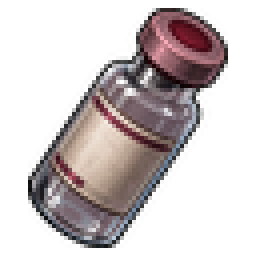
#> input picture source/textures/vial/items/antinarc/icon.png, 64 x 64 px, found by its file name (shown 4 times larger)
$ python recolor_dart_syringe_poisons.py
#> lines starting #> are read from the running program, lines starting #| are printed output that depends on the picture
from __future__ import annotations

import colorsys
import math
from pathlib import Path

from PIL import Image, ImageDraw


PROJECT_ROOT = Path(__file__).resolve().parents[4]
DART_DIR = PROJECT_ROOT / "source" / "textures" / "dart_syringe"
ITEMS_DIR = DART_DIR / "items"

POISON_COLORS: dict[str, tuple[int, int, int]] = {
    "cyanide": (0, 190, 180),
    "sufforin": (35, 120, 190),
    "morbusine": (45, 150, 85),
    "deliriumine": (145, 95, 45),
    "paralyzant": (45, 115, 165),
    "radiotoxin": (185, 125, 5),
    "huskeggs": (115, 115, 115),
    "sulphuricacidsyringe": (190, 45, 40),
    "raptorbaneextract": (190, 15, 90),
    "europabrew": (65, 55, 70),
    "chloralhydrate": (140, 155, 45),
}

CHAMBER_COLORS: dict[str, tuple[int, int, int]] = {
    "cyanide": (127, 222, 216),
    "sufforin": (111, 169, 216),
    "morbusine": (131, 196, 147),
    "deliriumine": (196, 154, 98),
    "paralyzant": (124, 169, 201),
    "radiotoxin": (214, 178, 58),
    "huskeggs": (168, 173, 176),
    "sulphuricacidsyringe": (216, 120, 88),
    "raptorbaneextract": (214, 90, 149),
    "europabrew": (139, 120, 148),
    "chloralhydrate": (185, 196, 93),
}

PARALYZANT_BAND_COLOR = (210, 170, 55)
PARALYZANT_FEATHER_COLORS = [
    (55, 145, 210),
    (210, 170, 55),
    (55, 145, 210),
    (210, 170, 55),
    (55, 145, 210),
]


def is_red_accent(pixel: tuple[int, int, int, int]) -> bool:
    r, g, b, a = pixel
    return a > 0 and r > 75 and r > g * 1.25 and r > b * 1.15 and r - max(g, b) > 18


def is_blue_chamber(pixel: tuple[int, int, int, int]) -> bool:
    r, g, b, a = pixel
    return a > 0 and b > 70 and b > r * 1.12 and b > g * 0.82 and b - r > 18


def recolor_hue(
    image: Image.Image,
    target: tuple[int, int, int],
    predicate,
    source_value: float,
    saturation_bias: float,
) -> Image.Image:
    image = image.convert("RGBA")
    out = Image.new("RGBA", image.size, (0, 0, 0, 0))
    target_h, target_s, target_v = colorsys.rgb_to_hsv(*(channel / 255 for channel in target))

    for y in range(image.height):
        for x in range(image.width):
            r, g, b, a = image.getpixel((x, y))
            if not predicate((r, g, b, a)):
                out.putpixel((x, y), (r, g, b, a))
                continue

            _, source_s, source_v = colorsys.rgb_to_hsv(r / 255, g / 255, b / 255)
            new_s = max(0.05, min(1.0, target_s * (saturation_bias + source_s * 0.45)))
            new_v = max(0.05, min(1.0, source_v * target_v / source_value))
            nr, ng, nb = colorsys.hsv_to_rgb(target_h, new_s, new_v)
            out.putpixel((x, y), (round(nr * 255), round(ng * 255), round(nb * 255), a))

    return out


def recolor_dart(
    image: Image.Image,
    accent_color: tuple[int, int, int],
    chamber_color: tuple[int, int, int],
) -> Image.Image:
    out = recolor_hue(image, accent_color, is_red_accent, source_value=0.82, saturation_bias=0.65)
    return recolor_hue(out, chamber_color, is_blue_chamber, source_value=0.72, saturation_bias=0.42)


def red_components(image: Image.Image) -> list[list[tuple[int, int]]]:
    image = image.convert("RGBA")
    red_pixels = {
        (x, y)
        for y in range(image.height)
        for x in range(image.width)
        if is_red_accent(image.getpixel((x, y)))
    }
    components: list[list[tuple[int, int]]] = []
    while red_pixels:
        start = red_pixels.pop()
        stack = [start]
        component = [start]
        while stack:
            x, y = stack.pop()
            for nx in (x - 1, x, x + 1):
                for ny in (y - 1, y, y + 1):
                    if (nx, ny) in red_pixels:
                        red_pixels.remove((nx, ny))
                        stack.append((nx, ny))
                        component.append((nx, ny))
        components.append(component)
    return sorted(components, key=len, reverse=True)


def recolor_paralyzant(image: Image.Image) -> Image.Image:
    image = recolor_hue(
        image,
        CHAMBER_COLORS["paralyzant"],
        is_blue_chamber,
        source_value=0.72,
        saturation_bias=0.42,
    )
    out = image.copy()
    components = red_components(image)
    if not components:
        return out

    tail_component = components[0]
    tail_set = set(tail_component)
    xs = [x for x, _ in tail_component]
    ys = [y for _, y in tail_component]
    min_x = min(xs)
    max_x = max(xs)
    min_y = min(ys)
    max_y = max(ys)
    span = max(1, max_x - min_x + 1)
    vertical_tail = max_y - min_y > span * 1.4
    feather_positions: dict[tuple[int, int], float] = {}

    if vertical_tail:
        for x, y in tail_component:
            feather_positions[(x, y)] = (x - min_x) / span
    else:
        base_x = min_x + span * 0.08
        base_y = max_y - (max_y - min_y) * 0.08
        angles = []
        for x, y in tail_component:
            angle = math.atan2(base_y - y, x - base_x)
            angles.append(angle)
            feather_positions[(x, y)] = angle
        min_angle = min(angles)
        angle_span = max(0.001, max(angles) - min_angle)
        for position, angle in list(feather_positions.items()):
            feather_positions[position] = (angle - min_angle) / angle_span

    for y in range(image.height):
        for x in range(image.width):
            pixel = image.getpixel((x, y))
            if not is_red_accent(pixel):
                continue
            if (x, y) in tail_set:
                feather_position = feather_positions[(x, y)]
                palette_index = min(len(PARALYZANT_FEATHER_COLORS) - 1, max(0, int(feather_position * len(PARALYZANT_FEATHER_COLORS))))
                target = PARALYZANT_FEATHER_COLORS[palette_index]
            else:
                target = PARALYZANT_BAND_COLOR

            single = Image.new("RGBA", (1, 1), pixel)
            recolored = recolor_hue(
                single,
                target,
                lambda p: True,
                source_value=0.82,
                saturation_bias=0.65,
            )
            out.putpixel((x, y), recolored.getpixel((0, 0)))

    return out


def build_preview(identifiers: list[str]) -> None:
    icons = [Image.open(ITEMS_DIR / ident / "icon.png").convert("RGBA") for ident in identifiers]
    sprites = [Image.open(ITEMS_DIR / ident / "sprite.png").convert("RGBA") for ident in identifiers]
    cell_w = 84
    cell_h = 150
    sheet = Image.new("RGBA", (cell_w * len(identifiers), cell_h), (255, 255, 255, 255))
    draw = ImageDraw.Draw(sheet)

    for index, ident in enumerate(identifiers):
        x = index * cell_w
        icon = icons[index]
        sprite = sprites[index]
        sheet.alpha_composite(icon.resize((64, 64), Image.Resampling.NEAREST), (x + 10, 0))
        sprite_preview = sprite.resize((sprite.width * 2, sprite.height * 2), Image.Resampling.NEAREST)
        sheet.alpha_composite(sprite_preview, (x + (cell_w - sprite_preview.width) // 2, 58))
        draw.text((x + 2, cell_h - 12), ident[:12], fill=(0, 0, 0, 255))

    sheet.save(DART_DIR / "poison_dart_preview.png")


def main() -> None:
    base_icon = Image.open(DART_DIR / "icon.png").convert("RGBA")
#> base_icon is the input picture: PIL image 64x64 RGBA; mean R, G, B, A 49.3, 41.5, 42, 97.8
    base_sprite = Image.open(DART_DIR / "sprite.png").convert("RGBA")
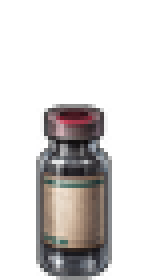
#> input picture source/textures/vial/items/antinarc/sprite.png, 38 x 70 px, found by its file name (shown 4 times larger)
#> base_sprite is the input picture: PIL image 38x70 RGBA; mean R, G, B, A 29.9, 27.3, 26.5, 67.5

    identifiers = list(POISON_COLORS)
    for ident, color in POISON_COLORS.items():
        item_dir = ITEMS_DIR / ident
        item_dir.mkdir(parents=True, exist_ok=True)
        chamber_color = CHAMBER_COLORS[ident]
        if ident == "paralyzant":
            recolor_paralyzant(base_icon).save(item_dir / "icon.png")
            recolor_paralyzant(base_sprite).save(item_dir / "sprite.png")
        else:
            recolor_dart(base_icon, color, chamber_color).save(item_dir / "icon.png")
            recolor_dart(base_sprite, color, chamber_color).save(item_dir / "sprite.png")
#> this loop made 11 passes
#> pass 1, in recolor_dart, `out = recolor_hue(image, accent_color, is_red_accent, source_value=0.8..`:
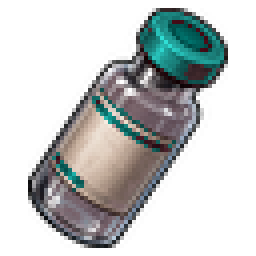
#> out: PIL image 64x64 RGBA (shown 4 times larger); mean R, G, B, A 40.9, 44.6, 44.1, 97.8; transparent parts drawn white
#> pass 1, in main, `recolor_dart(base_icon, color, chamber_color).save(item_dir / "icon.pn..`:
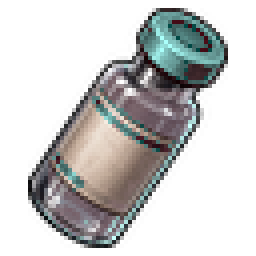
#> saved as icon.png: PIL image 64x64 RGBA (shown 4 times larger); mean R, G, B, A 46.7, 47.1, 46.5, 97.8; transparent parts drawn white

    build_preview(identifiers)
#> in build_preview, `icons = [Image.open(ITEMS_DIR / ident / "icon.png").convert("RGBA") fo..`: icons = 11 items
#> in build_preview, `sheet = Image.new("RGBA", (cell_w * len(identifiers), cell_h), (255, 2..`: sheet: PIL image 924x150 RGBA; every value is 255
#> the loop in build_preview, `for index, ident in enumerate(identifiers):` made 11 passes
#> pass 1, in build_preview, `sprite = sprites[index]`:
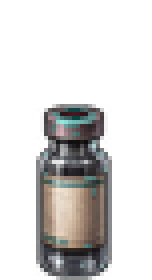
#> sprite: PIL image 38x70 RGBA (shown 4 times larger); mean R, G, B, A 29.6, 28.6, 27.6, 67.5; transparent parts drawn white
#> after the loop in build_preview, `for index, ident in enumerate(identifiers):`:
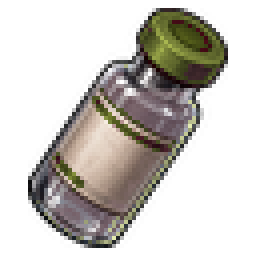
#> icon: PIL image 64x64 RGBA (shown 4 times larger); mean R, G, B, A 46.7, 43.3, 37.9, 97.8; transparent parts drawn white
#> after the loop in build_preview, `for index, ident in enumerate(identifiers):`:
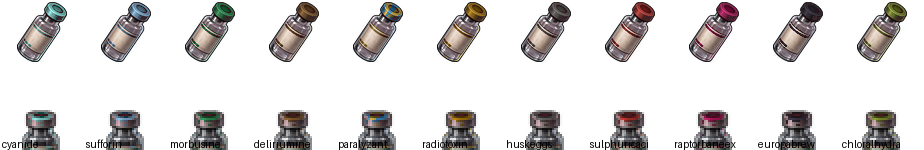
#> sheet: PIL image 924x150 RGBA; mean R, G, B, A 220.5, 218.5, 218.1, 255
#> after the loop in build_preview, `for index, ident in enumerate(identifiers):`:
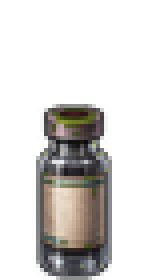
#> sprite_preview: PIL image 76x140 RGBA (shown 2 times larger); mean R, G, B, A 29.8, 27.8, 25.6, 67.5; transparent parts drawn white
    print(f"Wrote {len(identifiers)} poison dart item folders under {ITEMS_DIR.relative_to(PROJECT_ROOT)}")
    print(f"Wrote {(DART_DIR / 'poison_dart_preview.png').relative_to(PROJECT_ROOT)}")


if __name__ == "__main__":
    main()
